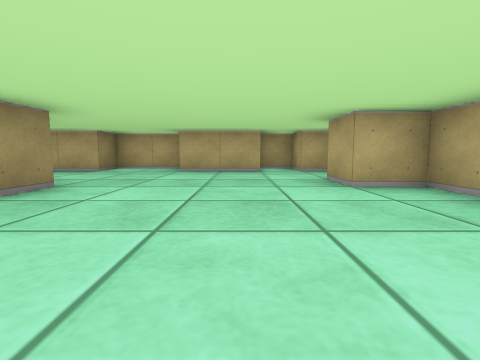
View 1 (above)

23 first-person views from a walk through a cub3D ray-caster map. The camera is about half as high as the walls, tilts 6° down and sees 85° across. The floor is counted in squares. Each view is taken from the middle of a square. On the plan, view 1 faces up. The plan holds only what a view shows up to about 9 squares ahead; the rest is blank.

View 2
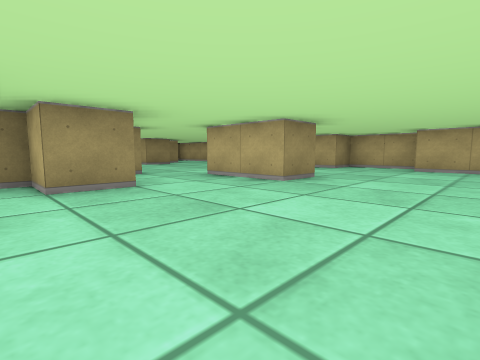

View 3
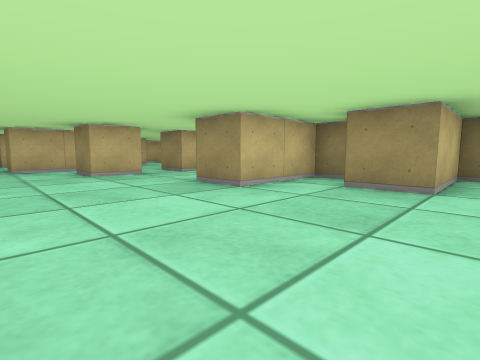

View 4
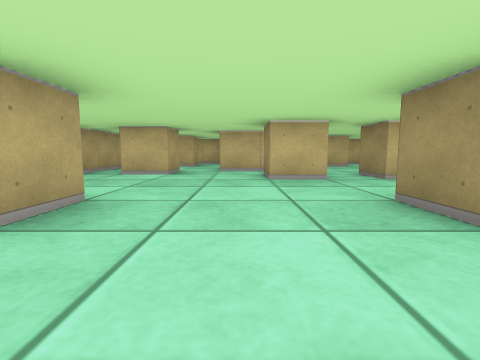

View 5
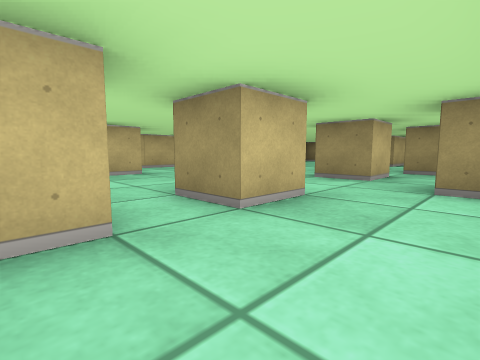

View 6
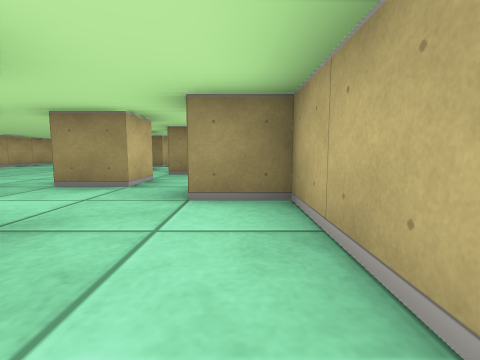

View 7
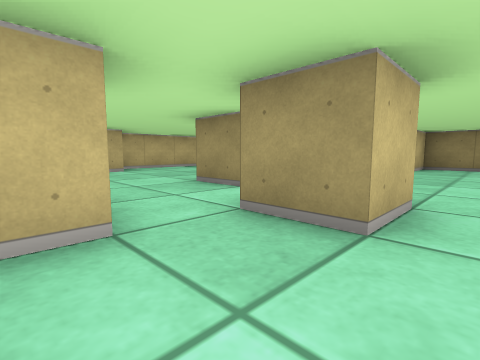

View 8
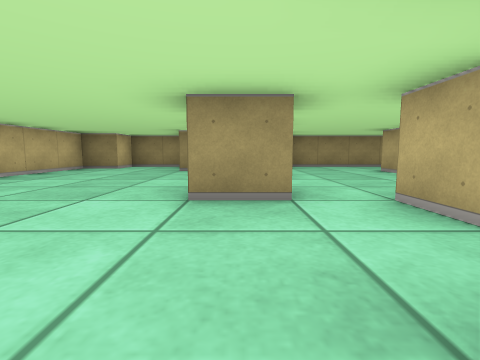

View 9
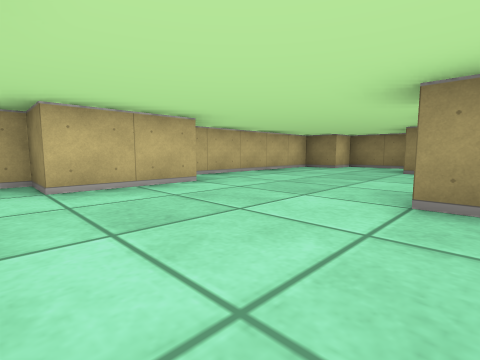

View 10
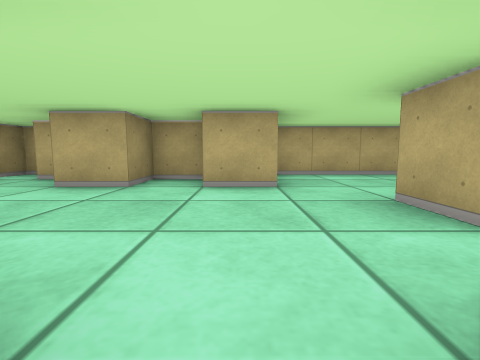

View 11
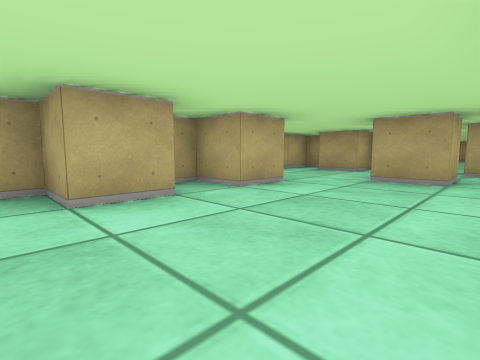

View 12
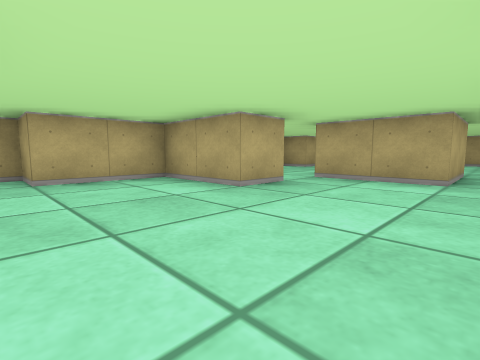

View 13
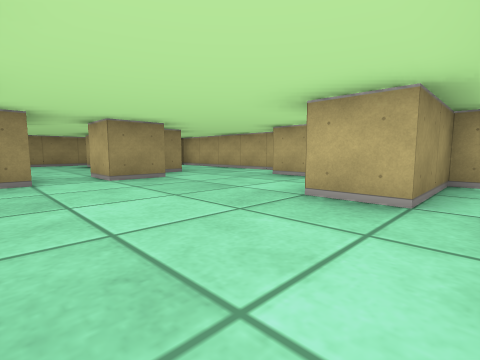

View 14
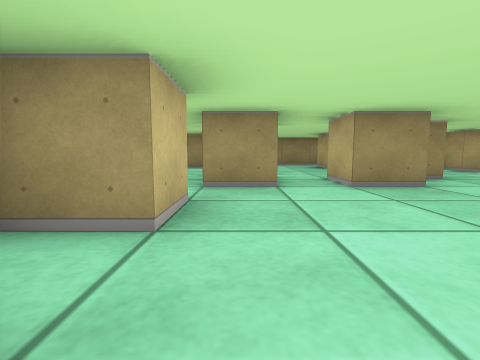

View 15
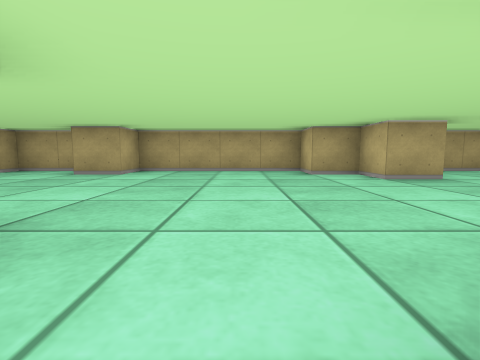

View 16
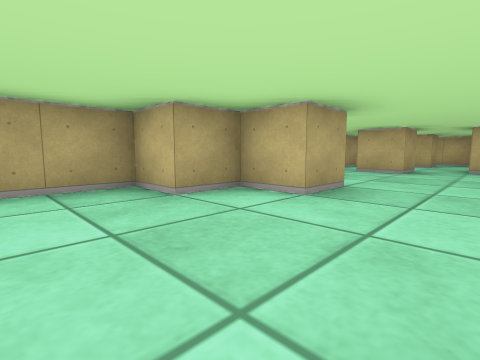

View 17
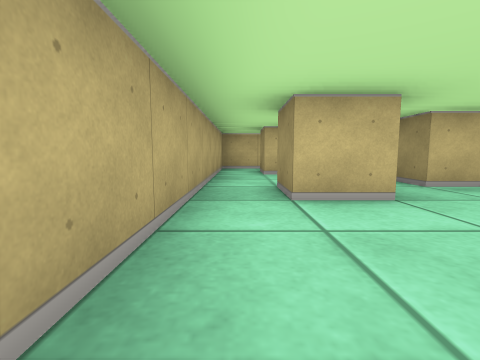

View 18
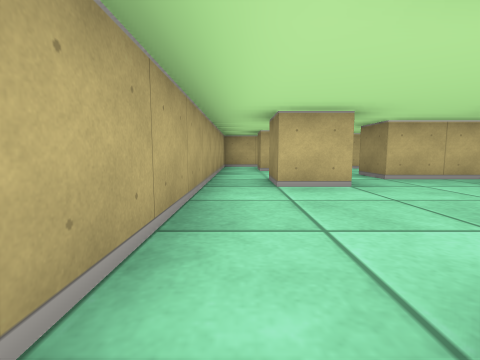

View 19
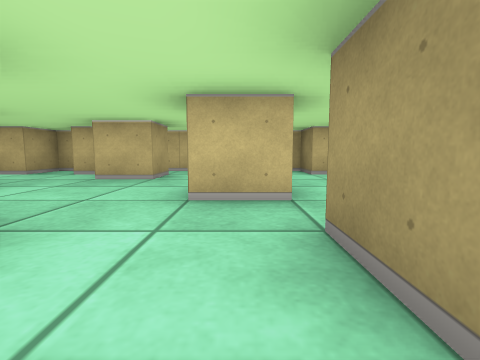

View 20
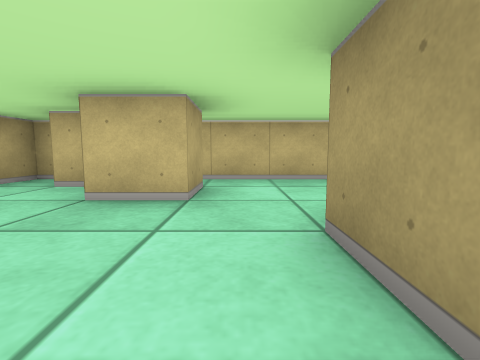

View 21
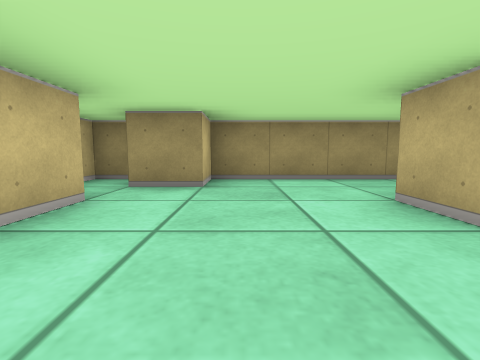

View 22
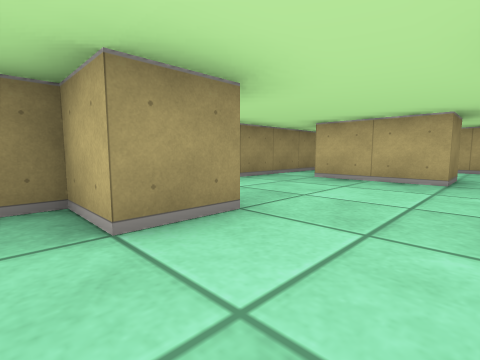

View 23
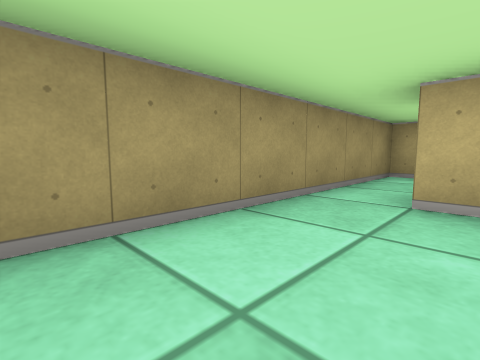

### Floor plan
Key: @ floor where view 1 was taken; # wall or solid block; . floor.
Columns run from 16 left of view 1 to 3 right of it. Each row starts with its distance up from view 1.
  8 #########   #######
  7 #. .....#####..##.##
  6 #.  ......#........#
  5 #.##.##...#........#
  4 #.....#.....#.....##
  3 #...........##.....#
  2 #.... #............#
  1 ###.....#.#........#
  0 ###..########...@..#
 -1 #.####....##..... ##
 -2 #..#.#...#####...#.#
 -3 #.........#........#
 -4 #......#...........#
 -5 ##.......#..#.#....#
 -6 #####.#..........#.#
 -7 ###.......#...##...#
 -8 #..................#
 -9 #...........##...#.#
-10 ##.....##....#.#...#
-11  ###################

Where each view was taken, in squares from view 1:
view 1: 0 up, 0 right, facing up
view 2: 1 down, 0 right, facing up-left
view 3: 1 up, 0 right, facing down-left
view 4: 0 up, 1 left, facing down
view 5: 3 down, 2 left, facing down-left
view 6: 3 down, 3 left, facing left
view 7: 3 down, 7 left, facing down-left
view 8: 6 down, 7 left, facing left
view 9: 6 down, 7 left, facing down-left
view 10: 6 down, 11 left, facing up
view 11: 5 down, 14 left, facing up-right
view 12: 2 up, 9 left, facing up-right
view 13: 2 up, 5 left, facing up-left
view 14: 2 up, 6 left, facing left
view 15: 1 up, 4 left, facing right
view 16: 1 up, 1 left, facing down-right
view 17: 3 down, 2 right, facing down
view 18: 2 down, 2 right, facing down
view 19: 4 down, 6 left, facing down
view 20: 6 down, 5 left, facing down
view 21: 4 down, 11 left, facing left
view 22: 0 up, 12 left, facing up-left
view 23: 2 up, 14 left, facing up-left
